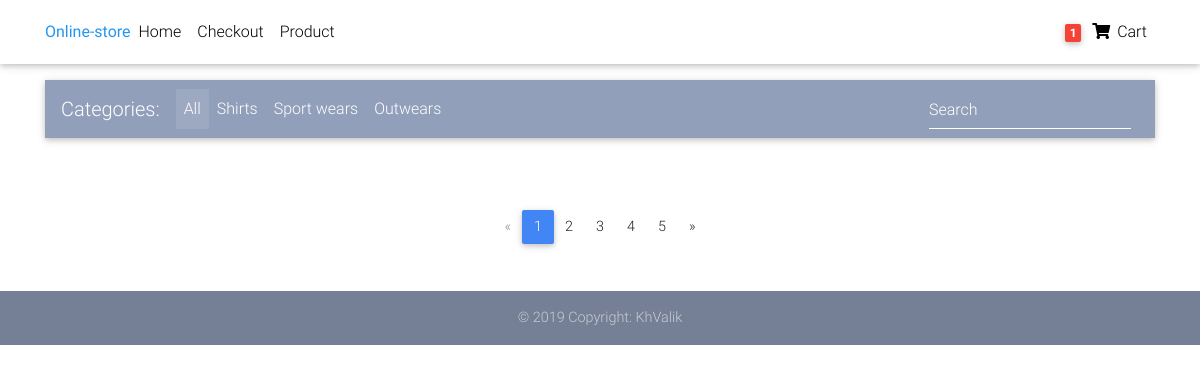
Before: / with the older database file.
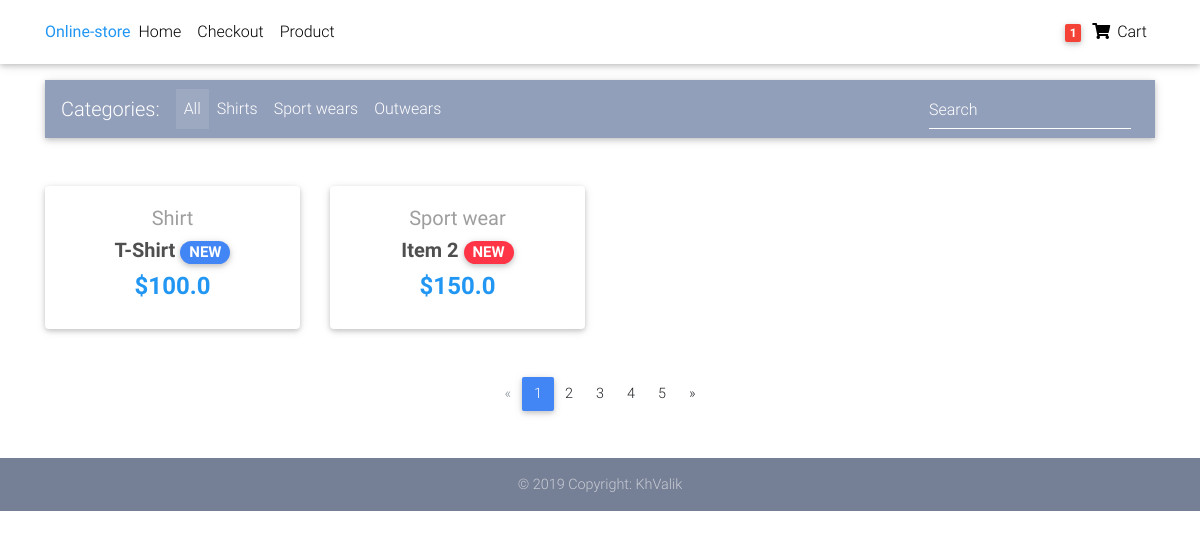
After: the same page with the newer database file.
### engine/models.py (models this page shows, shortened)
class Item(models.Model):
    title = models.CharField(max_length=100)
    price = models.FloatField()
    category = models.CharField(choices=CATEGORY_CHOICES, max_length=2)
    label = models.CharField(choices=LABEL_CHOICES, max_length=1)

### engine/views.py (the view)
# urls.py: path('', items_list, name='index_url'),
def items_list(request):
    context = {
        'items':Item.objects.all()
    }
    return render(request, 'home.html', context)

### templates/home.html (shortened to what this page needs)
{% extends 'base.html' %}
{% block content %}
  <main>
    <div class="container">
      <nav class="navbar navbar-expand-lg navbar-dark mdb-color lighten-3 mt-3 mb-5">
        <span class="navbar-brand">Categories:</span>
        <div class="collapse navbar-collapse" id="basicExampleNav">
          <ul class="navbar-nav mr-auto">
            <li class="nav-item active">
              <a class="nav-link" href="#">All
              </a>
            </li>
            <li class="nav-item">
              <a class="nav-link" href="#">Shirts</a>
            </li>
            <li class="nav-item">
              <a class="nav-link" href="#">Sport wears</a>
            </li>
            <li class="nav-item">
              <a class="nav-link" href="#">Outwears</a>
            </li>
          </ul>
          <form class="form-inline">
            <div class="md-form my-0">
              <input class="form-control mr-sm-2" type="text" placeholder="Search" aria-label="Search">
            </div>
          </form>
        </div>
      </nav>
      <section class="text-center mb-4">
        <div class="row wow fadeIn">
          {% for item in items %}
          <div class="col-lg-3 col-md-6 mb-4">
            <div class="card">
              <div class="card-body text-center">
                <a href="" class="grey-text">
                  <h5>{{item.get_category_display}}</h5>
                </a>
                <h5>
                  <strong>
                    <a href="" class="dark-grey-text">{{item.title}}
                      <span class="badge badge-pill {{item.get_label_display}}-color">NEW</span>
                    </a>
                  </strong>
                </h5>
                <h4 class="font-weight-bold blue-text">
                  <strong>${{item.price}}</strong>
                </h4>
              </div>
            </div>
          </div>
          {% endfor %}
      </section>
      <nav class="d-flex justify-content-center wow fadeIn">
        <ul class="pagination pg-blue">
          <li class="page-item disabled">
            <a class="page-link" href="#" aria-label="Previous">
              <span aria-hidden="true">&laquo;</span>
            </a>
          </li>
          <li class="page-item active">
            <a class="page-link" href="#">1
            </a>
          </li>
          <li class="page-item">
            <a class="page-link" href="#">2</a>
          </li>
          <li class="page-item">
            <a class="page-link" href="#">3</a>
          </li>
          <li class="page-item">
            <a class="page-link" href="#">4</a>
          </li>
          <li class="page-item">
            <a class="page-link" href="#">5</a>
          </li>
          <li class="page-item">
            <a class="page-link" href="#" aria-label="Next">
              <span aria-hidden="true">&raquo;</span>
            </a>
          </li>
        </ul>
      </nav>
    </div>
  </main>
{% endblock %}

### templates/base.html (shortened to what this page needs)
{% load static %}
<!DOCTYPE html>
<html lang="en">
<head>
  <link rel="stylesheet" href="https://use.fontawesome.com/releases/v5.11.2/css/all.css">
  <link href="{% static 'css/bootstrap.min.css' %}" rel="stylesheet">
  <link href="{% static 'css/mdb.min.css' %}" rel="stylesheet">
  <link href="{% static 'css/style.min.css' %}" rel="stylesheet">
</head>
<body>
  <nav class="navbar navbar-expand-lg navbar-light white scrolling-navbar">
    <div class="container">
        <strong class="blue-text">Online-store</strong>
      <div class="collapse navbar-collapse" id="navbarSupportedContent">
        <ul class="navbar-nav mr-auto">
          <li class="nav-item">
            <a class="nav-link waves-effect" href="{% url 'index_url' %}">Home
            </a>
          </li>
          <li class="nav-item">
            <a class="nav-link waves-effect" href="{% url 'checkout_url' %}">Checkout</a>
          </li>
          <li class="nav-item">
            <a class="nav-link waves-effect" href="{% url 'product_url' %}">Product</a>
          </li>
        </ul>
        <ul class="navbar-nav nav-flex-icons">
          <li class="nav-item">
            <a class="nav-link waves-effect">
              <span class="badge red z-depth-1 mr-1"> 1 </span>
              <i class="fas fa-shopping-cart"></i>
              <span class="clearfix d-none d-sm-inline-block"> Cart </span>
            </a>
          </li>
        </ul>
      </div>
    </div>
  </nav>
  {% block content %}
  {% endblock %}
  <footer class="page-footer text-center font-small mt-4 wow fadeIn">
    <div class="footer-copyright py-3">
      © 2019 Copyright: KhValik
    </div>
  </footer>
</body>
</html>

### templates/base.html (style rules this page uses)
html, body, header, .carousel { height: 60vh; }

Changed rows visible on the page:
added Item: category "Shirt", title "T-Shirt", price "100.0"
added Item: category "Sport wear", title "Item 2", price "150.0"
